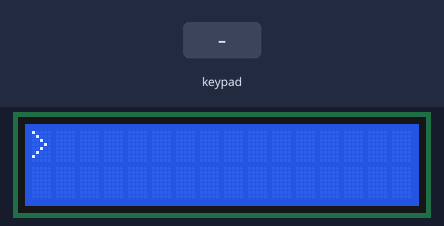
Simulated run of this sketch. Board: Arduino Uno, built with avr-gcc and run on an emulated ATmega328P. On the bench: 16×2 character LCD. The test bench sets the inputs (shaded band).

Above: at 3.7 s.
3.8 s: keypad keys 7 + 5 = pressed 0.4 s apart
At 5.5 s:
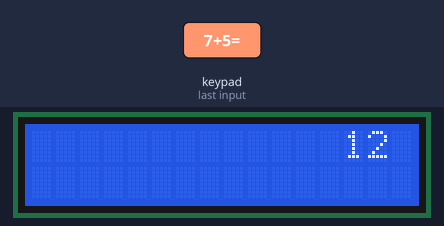
6.9 s: keypad keys 3 2 1 0 * pressed 0.4 s apart
At 9.2 s:
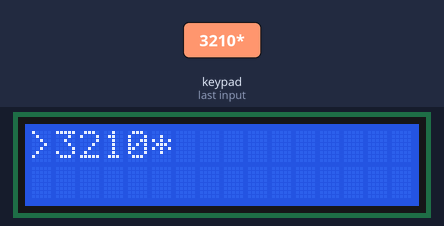
10.4 s: keypad keys 9 - 4 = pressed 0.4 s apart
At 12.1 s:
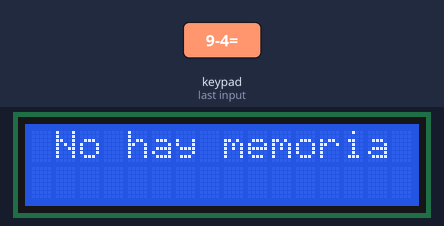
13.5 s: key 'X' pressed
At 14.4 s:
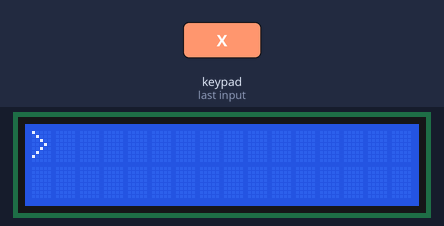
15.0 s: key '/' pressed
Timing chart, 0 to 17.5 s (numbered marks = the images above; inputs shaded):
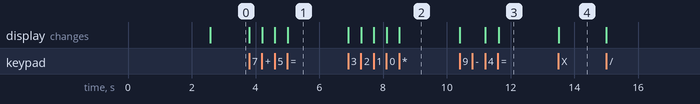

The sketch:

PruebaCalcu2.ino
```cpp
#include <LiquidCrystal.h> //Librería para la pantalla LCD 16*2.
#include <LiquidCrystal_I2C.h> //Librería para el control del LCD por la interfaz I2C.
#include <Keypad.h> //Librería para el control del keypad.
#include <Wire.h> //Librería para comunicación I2C.

//Con este código se utiliza la interfaz 12c

LiquidCrystal_I2C lcd(0x27,16,2); //Variable del LCD.
const byte Filas = 4; //Número de filas.
const byte Columnas = 4; //Número de columans.

char Teclado [Filas][Columnas]=
{ //Declaramos nuestro teclado.
 {'1', '4', '7', 'X'},
 {'2', '5', '8', '0'},
 {'3', '6', '9', '='},
 {'+', '-', '*', '/'}
};

byte FilaPines[Filas]={3,2,1,0}; //configuración de filas para los pines de arduino.
byte ColumnaPines[Columnas]={7,6,5,4}; // configuración de columnas para los pines de arduino.

Keypad miTeclado = Keypad (makeKeymap(Teclado),FilaPines, ColumnaPines, Filas, Columnas); //Creamos el objeto teclado.


boolean valorActual = false;   /*----Variables de Control---- */
boolean siguiente = false;
boolean final = false;
String num1,num2,num3;
int total;
int movimiento;
char op;
float r1,r2;
float decimal;
int contador=0;

/* ******************************Cada vez que se reinicie Arduino, se ejecuta la función setup.******************************************
  *************************************************************************************************************************************** */
void setup()
{
Wire.begin();
lcd.begin();
lcd.setCursor(2,0);           //Posicion columna-fila.
lcd.print("Proyecto Final");
lcd.setCursor(6,1);
lcd.print("UMG");
delay(2500);                  //Tiempo en pantalla.
lcd.clear();                  //Limpia pantalla.
lcd.setCursor(0,0);
lcd.print(">");
}

/* *************Estructura del bucle del programa************************ */

void loop()
{
char tecla = miTeclado.getKey(); //Obtenemos la tecla que se presiona y la guardamos en la variable tecla.
int longitudDelNumero;

//Verifico que se presionó una tecla

if (tecla != NO_KEY && (tecla=='1'||tecla=='2'||tecla=='3'||tecla=='4'||tecla=='5'||tecla=='6'||tecla=='7'||tecla=='8'||tecla=='9'||tecla=='0'))
{ //Si se presiona una tecla, se guardara en el Primer Numero.
  //Inicializamos las variables.
if (contador==1)
    {
      lcd.clear();
      valorActual = false;
      final = false;
      num1 = "";
      num2 = "";
      total = 0;
      op = ' ';
      lcd.setCursor(0,0);
      lcd.print(">");
      contador=0;
    }

if (valorActual != true){
num1 = num1 + tecla; //Guarda el primer numero.
longitudDelNumero = num1.length();
movimiento = longitudDelNumero;
lcd.setCursor(1, 0);
lcd.print(num1);  //Imprime el primer numero.
}
else {
num2 = num2 + tecla; //Guarda el segundo numero.
longitudDelNumero = num2.length();
lcd.setCursor(movimiento+2, 0);
lcd.print(num2); //Imprime el segundo numero.
final = true;
}
}
else if ((tecla == '+' || tecla == '-' || tecla == '*' || tecla == '/') && valorActual == false && tecla != NO_KEY) //Si se pulsa una tecla de Operacion.
{
if (valorActual == false){
            valorActual = true;
            op = tecla; //La operacion depende de la tecla que se presione.
            lcd.setCursor(movimiento+1,0);
            lcd.print(op); //Imprime la operacion que seleccionamos.
}
}
 else if (final == true && tecla != NO_KEY && tecla == '=') //Si se presiona el boton de igual (=).
{
  //Dependiendo de la operación seleccionada, se procede al cálculo de las distintas operaciones.
 switch (op)
  {
    case '+': //Operacion SUMA.
    total = num1.toInt() + num2.toInt();//toInt Convierte el String en Numero Entero.
    break;

    case '-': //Operacion RESTA.
    total = num1.toInt() - num2.toInt();
    break;

    case '*': //Operacion MULTIPLICACION.
    total = num1.toInt() * num2.toInt();
    break;

    case '/': //Operacion DIVISION.
      if(num2.toInt()==0){ //Si el segundo numero para la division es 0,
 total = ' ';              //Va imprimir el error que se define más adelante.
 }else
  {
    total = (num1.toInt() / num2.toInt()); //Hace la division normal.
    r1=num1.toInt(); //Asignacion en r1 = Calculo de numeros decimales.
    r2=num2.toInt(); //Asignacion en r2 = Calculo de numeros decimales.
    decimal=r1/r2;
  }
   break;
  default:
   //si nada más coincide, elija esta opcion
  break;
}
num3=String(total);
lcd.clear();
lcd.setCursor(15,0);
lcd.autoscroll();
if(total==' '){            //Declaramos el error.
lcd.print("Sintax Error"); //Imprimimos el mensaje de error.
}else if(num3.length()>5){ //Si el resultado es muy grande para imprimir en pantalla.
lcd.print("No hay memoria");
}else{
  if (op == '/') {lcd.print(decimal,2);} //Operacion para los decimales.
  else{lcd.print(total);};
      contador=1;
     }
lcd.noAutoscroll();
}
else if (tecla == 'X' && tecla!= NO_KEY){  //Si presionamos la tecla "AC" se borran los valores.
lcd.clear();
valorActual = false;
final = false;
num1 = "";
num2 = "";
total = 0;
op = ' ';
lcd.setCursor(0,0);
lcd.print(">");
}
}
```

Measured:
- after the input at 3.8 s, the display: first changes at once (image 1 shows a later state)
- after the input at 6.9 s, the display: first changes at once (image 2 shows a later state)
- after the input at 10.4 s, the display: first changes at once (image 3 shows a later state)
- after the input at 13.5 s, the display: changes at once (image 4)
